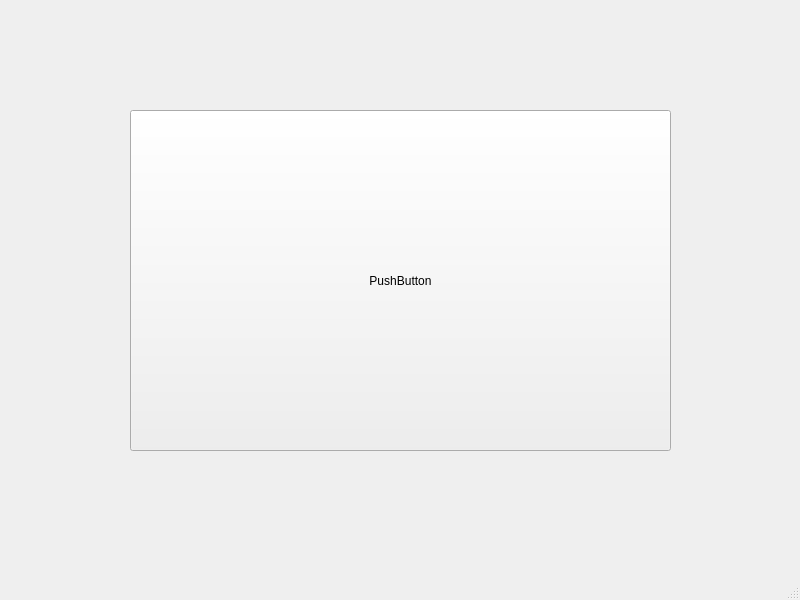
<?xml version="1.0" encoding="UTF-8"?>
<ui version="4.0">
 <class>MainWindow</class>
 <widget class="QMainWindow" name="MainWindow">
  <property name="geometry">
   <rect>
    <x>0</x>
    <y>0</y>
    <width>800</width>
    <height>600</height>
   </rect>
  </property>
  <property name="windowTitle">
   <string>MainWindow</string>
  </property>
  <widget class="QWidget" name="centralwidget">
   <widget class="QPushButton" name="pushButton">
    <property name="geometry">
     <rect>
      <x>130</x>
      <y>110</y>
      <width>541</width>
      <height>341</height>
     </rect>
    </property>
    <property name="text">
     <string>PushButton</string>
    </property>
   </widget>
  </widget>
  <widget class="QMenuBar" name="menubar">
   <property name="geometry">
    <rect>
     <x>0</x>
     <y>0</y>
     <width>800</width>
     <height>21</height>
    </rect>
   </property>
  </widget>
  <widget class="QStatusBar" name="statusbar"/>
 </widget>
 <resources/>
 <connections/>
</ui>
